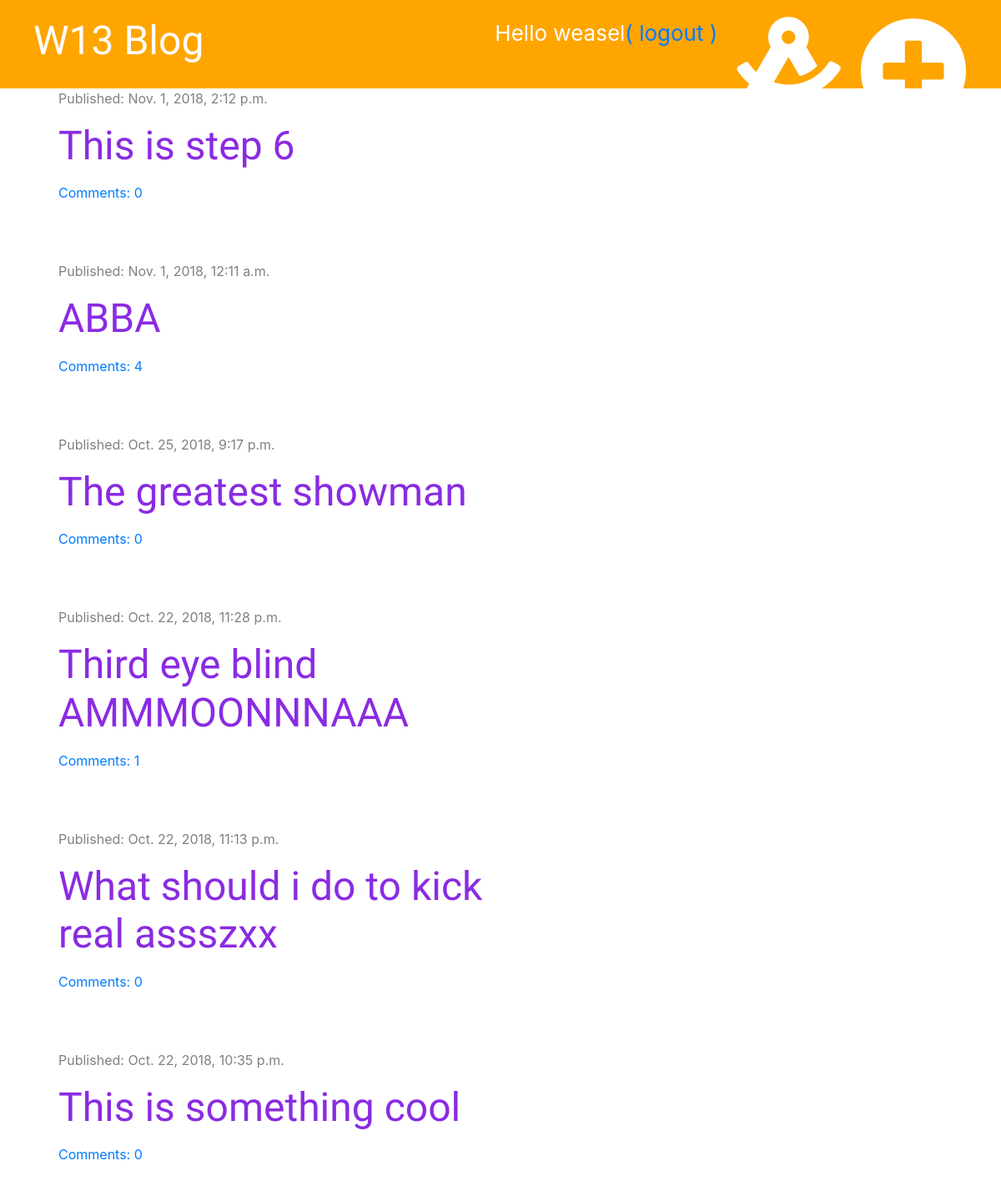
Screenshot of / (signed in) with the database file from the repository.
### blog/models.py (models this page shows, shortened)
class Post(models.Model):
    author = models.ForeignKey('auth.User', on_delete=models.CASCADE)
    title = models.CharField(max_length = 200)
    text = models.TextField()
    created_date = models.DateTimeField(default = timezone.now)
    published_date = models.DateTimeField(blank = True, null = True)
    def approved_comments(self):
        return self.comments.filter(approved=True)

### blog/views.py (the view)
# urls.py: path('',views.post_list,name='post_list'),
def post_list(request):
    posts = Post.objects.filter(published_date__lte = timezone.now()).order_by('-published_date')
    stuff_for_frontend = {'posts' : posts}
    return render(request, 'blog/post_list.html',stuff_for_frontend)

### blog/static/templatetags/markdownify.py (called while the page is built)
@register.filter
def markdown(value):
    renderer = HighlightRenderer()
    markdown = mistune.Markdown(renderer=renderer)
    return markdown(value)

### blog/templates/blog/post_list.html (shortened to what this page needs)
{% extends 'blog/base.html' %}
{% load markdownify %}
{% block content %}
    {% for post in posts %}
        <div class="post">
            <div class="date">
                <p>Published: {{ post.published_date }}</p>
            </div>
            <h1><a href="{% url 'post_detail' pk=post.pk %}">{{ post.title }}</a></h1>
            <a href="{% url 'post_detail' pk=post.pk %}">Comments: {{ post.approved_comments.count }}</a>
            <br>
        </div>
    {% endfor %}
{% endblock %}

### blog/templates/blog/base.html (shortened to what this page needs)
{% load staticfiles %}
<!DOCTYPE html>
<html>
<head>
    <link href="https://stackpath.bootstrapcdn.com/bootstrap/4.1.3/css/bootstrap.min.css" rel="stylesheet">
    <link rel="stylesheet" type="text/css" href="{% static 'css/blog.css' %}" >
    <link rel="stylesheet" href="https://use.fontawesome.com/releases/v5.4.1/css/all.css">
    <link rel="stylesheet" type="text/css" href="{% static 'css/zenburn.css' %}">
</head>
<body>
<div class="page-header">
    {% if user.is_authenticated %}
        <a class="top-menu" href="{% url 'post_new' %}"><i class="fas fa-plus-circle fa-5x" style="color: white"></i></a>
        <a class="top-menu" href="{% url 'post_draft_list' %}" ><i class="fas fa-drafting-compass fa-5x"></i></a>
        <p class="top-menu" >Hello {{ user.username }}<a href="{% url 'logout' %}" >( logout )</a> </p>
    {% else %}
        <a class="top-menu" href="{% url 'login' %}"><i class="far fa-angry fa-3x"></i></a>
        {% endif %}
    <h1><a href="{% url 'post_list' %}">W13 Blog</a></h1>
</div>
<div class= "content container">
    <div class="row">
        <div class="col-md-8">
            {% block content %}
            {% endblock %}
        </div>
    </div>
</div>
</body>
</html>

### blog/static/css/blog.css (style rules this page uses)
.page-header { background-color: orange; padding: 20px 20px 20px 40px; margin-top: 0px; }
.page-header h1 a { color:white; font-size: 36pt; text-decoration: none; }
.content { margin-left: 40px; }
h1,h2,h3,h4 { font-family: 'Tangerine','Inconsolata','Droid Sans', serif; font-size: 48px; }
.date { color: grey; }
.post { margin-bottom: 70px; }
.post h1 a, .post h1 { color: blueviolet }
.top-menu { color:white; float: right; font-size: 26px; margin-right: 20px; }

### rows the page displays
Post: published_date "Nov. 1, 2018, 2:12 p.m.", title "This is step 6", approved_comments.count "0"
Post: published_date "Nov. 1, 2018, 12:11 a.m.", title "ABBA", approved_comments.count "4"
Post: published_date "Oct. 25, 2018, 9:17 p.m.", title "The greatest showman", approved_comments.count "0"
Post: published_date "Oct. 22, 2018, 11:28 p.m.", title "Third eye blind AMMMOONNNAAA", approved_comments.count "1"
Post: published_date "Oct. 22, 2018, 11:13 p.m.", title "What should i do to kick real assszxx", approved_comments.count "0"
Post: published_date "Oct. 22, 2018, 10:35 p.m.", title "This is something cool", approved_comments.count "0"

### other values shown
{{ user.username }} "weasel"
